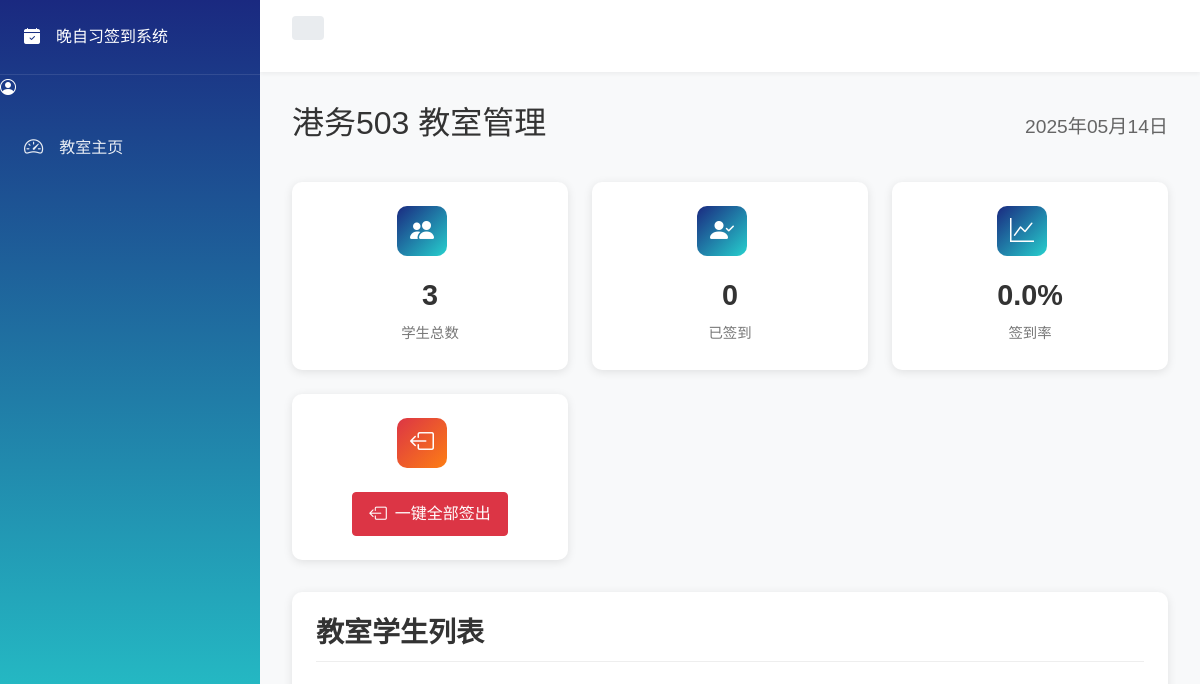
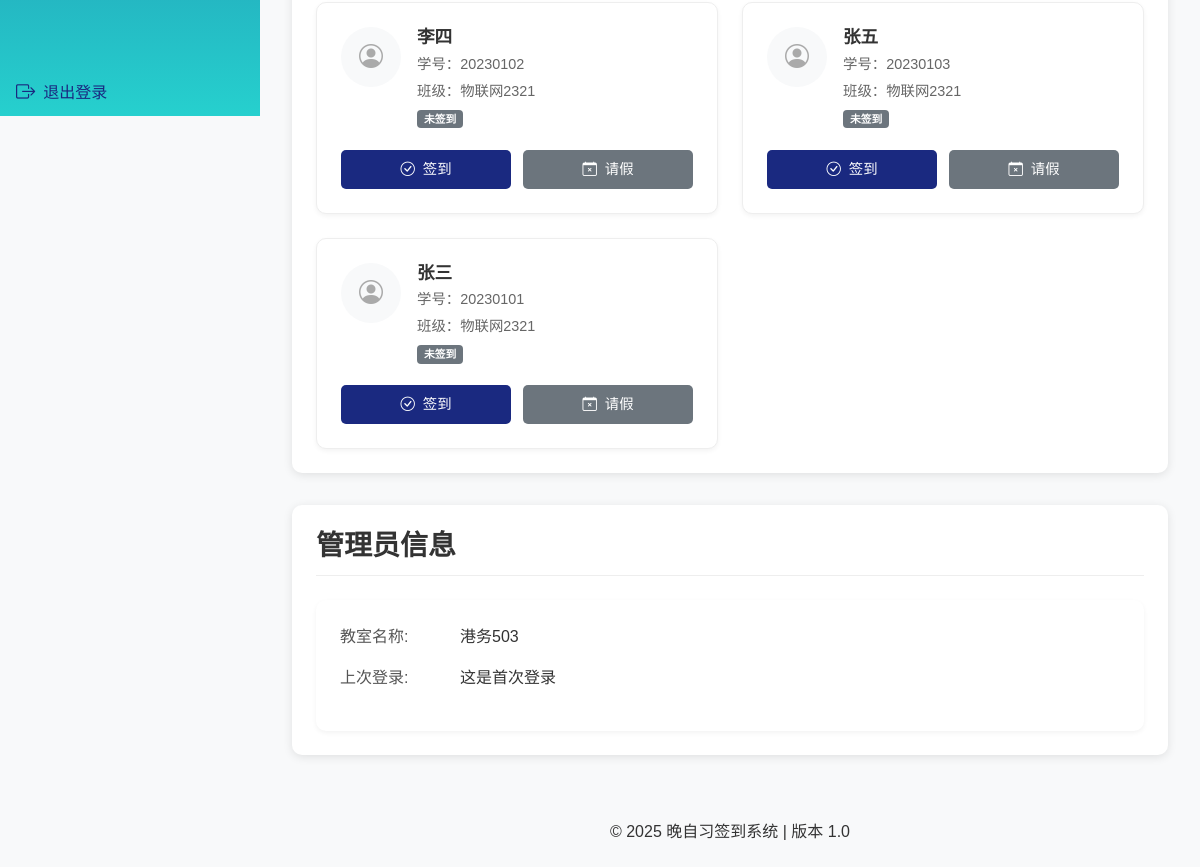
The page /classroom_admin (signed in) on the database as committed earlier (2 pictures, top to bottom).
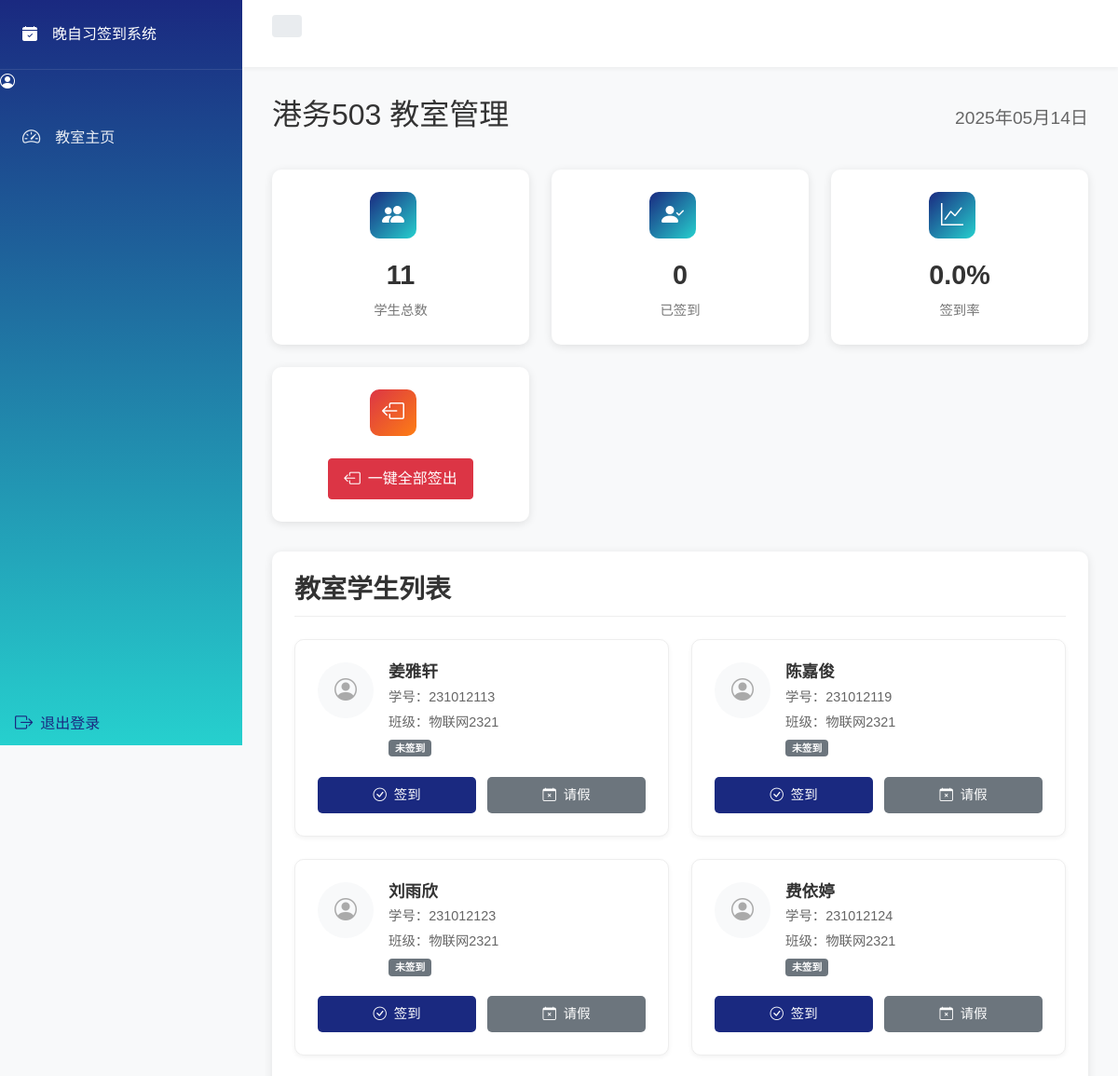
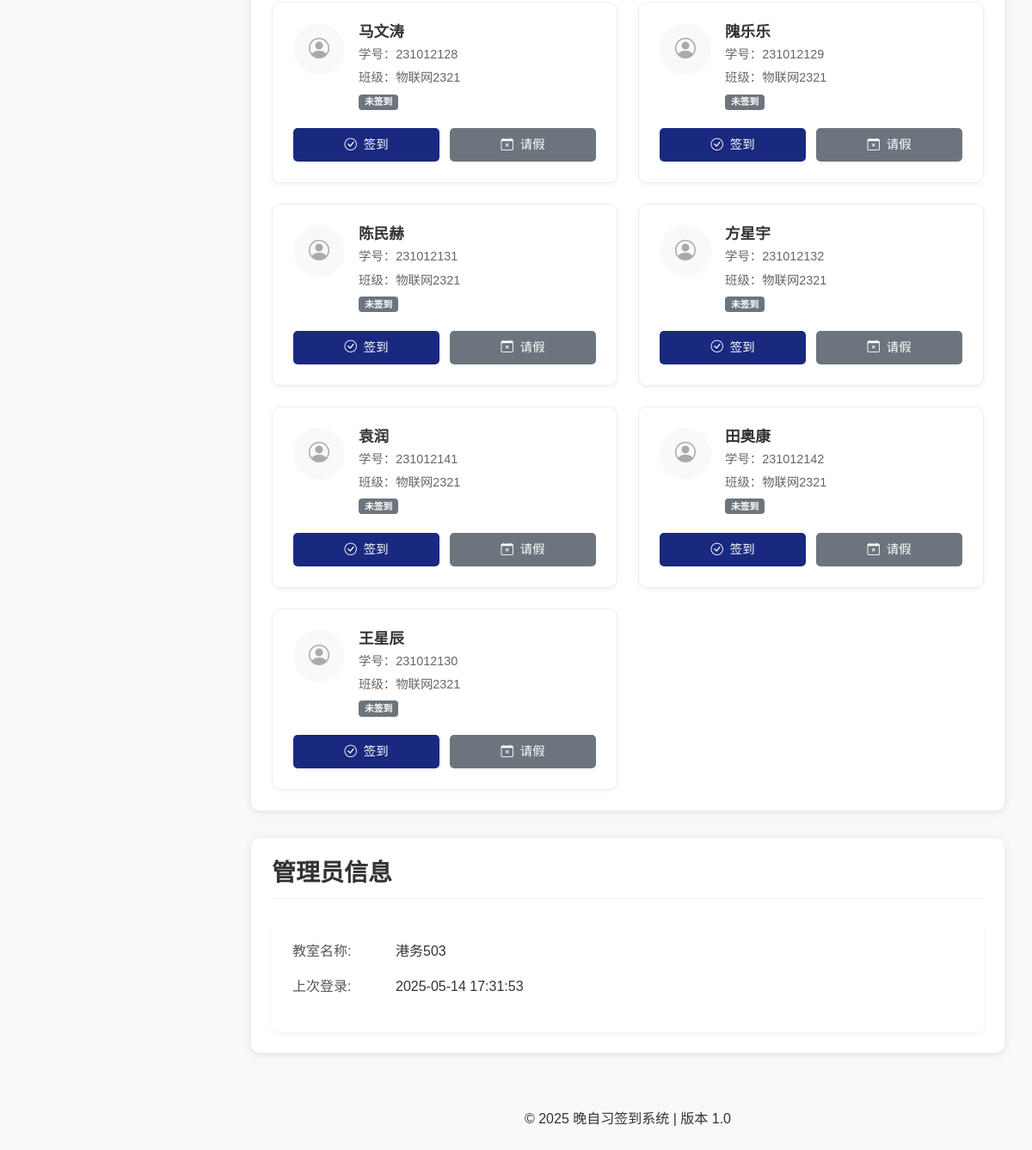
The same page on the database as committed later (2 pictures, top to bottom).
### models.py (models this page shows, shortened)
class User(db.Model, UserMixin):
    __tablename__ = 'users'
    id = db.Column(db.Integer, primary_key=True)
    username = db.Column(db.String(64), unique=True, nullable=False)  # 用户名/学号
    password_hash = db.Column(db.String(128), nullable=True)  # 修改为可为空
    name = db.Column(db.String(64))
    class_name = db.Column(db.String(64))
    classroom_location = db.Column(db.String(64))
    role = db.Column(db.String(32), default='student')  # student, teacher
    classroom_id = db.Column(db.Integer, db.ForeignKey('classroom_admins.id'))
    attendance_records = db.relationship('AttendanceRecord', backref='student', lazy=True)
    leave_records = db.relationship('LeaveRecord', backref='student', lazy=True,
                                   primaryjoin="User.id == LeaveRecord.student_id")

class ClassroomAdmin(db.Model, UserMixin):
    __tablename__ = 'classroom_admins'
    id = db.Column(db.Integer, primary_key=True)
    username = db.Column(db.String(50), unique=True, nullable=False)  # 教室账号，如 g503
    classroom_name = db.Column(db.String(50), nullable=False)  # 教室名称，如 G503
    password_hash = db.Column(db.String(128))
    password_text = db.Column(db.String(50))  # 明文密码，用于显示
    is_active = db.Column(db.Boolean, default=True)
    created_at = db.Column(db.DateTime, default=datetime.utcnow)
    last_login = db.Column(db.DateTime)
    role = 'classroom_admin'
    students = db.relationship('User', backref='classroom', lazy=True)

### app.py (the view)
@app.route('/classroom_admin')
@login_required
def classroom_admin_dashboard():
    if not isinstance(current_user, ClassroomAdmin):
        flash('无权访问教室管理员页面', 'danger')
        return redirect(url_for('index'))
    today = datetime.now().date()
    students = User.query.filter(
        User.role == 'student',
        db.func.upper(User.classroom_location) == db.func.upper(current_user.username)
    ).all()
    signed_in = db.session.query(User).join(
        AttendanceRecord, User.id == AttendanceRecord.student_id
    ).filter(
        db.func.upper(User.classroom_location) == db.func.upper(current_user.username),
        AttendanceRecord.date == today,
        AttendanceRecord.sign_in_time.isnot(None)
    ).count()
    total_students = len(students)
    signed_in_rate = round(signed_in / total_students * 100, 2) if total_students > 0 else 0
    return render_template('classroom_admin_dashboard.html',
                         classroom_name=current_user.classroom_name,
                         total_students=total_students,
                         signed_in=signed_in,
                         signed_in_rate=signed_in_rate,
                         students=students,
                         today=today)

### app.py (called while the page is built, shortened)
@login_manager.user_loader
def load_user(user_id):
    try:
        user_type, user_id = user_id.split('_')
        user_id = int(user_id)
        if user_type == 'user':
            return User.query.get(user_id)
        elif user_type == 'admin':
            return ClassroomAdmin.query.get(user_id)
    except ValueError:
        try:
            return User.query.get(int(user_id))
        except:
            logger.error(f"无法加载用户ID: {user_id}")
            return None
    except Exception as e:
        logger.error(f"加载用户时出错: {str(e)}")
        return None

@app.context_processor
def inject_now():
    return {'now': datetime.now()}

@app.context_processor
def inject_get_today_record():
    def get_today_record(student_id):
        today = datetime.now().date()
        attendance = AttendanceRecord.query.filter_by(
            student_id=student_id,
            date=today
        ).first()
        return attendance
    return {'get_today_record': get_today_record}

### templates/classroom_admin_dashboard.html (shortened to what the changed rows need)
{% extends 'base.html' %}
{% block content %}
<div class="dashboard-header">
    <h2>{{ classroom_name }} 教室管理</h2>
    <div class="today-date">{{ today.strftime('%Y年%m月%d日') }}</div>
</div>
<div class="dashboard-stats">
    <div class="stat-card">
        <div class="stat-content">
            <div class="stat-value">{{ total_students }}</div>
            <div class="stat-label">学生总数</div>
        </div>
    </div>
</div>
<div class="section">
    <div class="student-card-grid">
        {% for student in students %}
        <div class="student-card" data-student-id="{{ student.id }}">
            <div class="student-header">
                <div class="student-avatar">
                    <i class="bi bi-person-circle"></i>
                </div>
                <div class="student-info">
                    <h4>{{ student.name }}</h4>
                    <p class="student-id">学号：{{ student.username }}</p>
                    <p class="student-class">班级：{{ student.class_name }}</p>
                    <p class="student-status">
                        {% set today_record = get_today_record(student.id) %}
                        {% set today_absence = get_today_absence(student.id) %}
                        {% if today_absence %}
                            <span class="badge badge-info">已请假</span>
                        {% elif today_record and today_record.sign_out_time %}
                            <span class="badge badge-danger">已签出</span>
                        {% elif today_record and today_record.sign_in_time %}
                            <span class="badge badge-success">已签到</span>
                        {% else %}
                            <span class="badge badge-secondary">未签到</span>
                        {% endif %}
                    </p>
                </div>
            </div>
            <div class="student-actions">
                {% set today_record = get_today_record(student.id) %}
                {% set today_absence = get_today_absence(student.id) %}
                {% if today_absence %}
                    <div class="action-btn disabled">
                        <i class="bi bi-calendar-check"></i>
                        已请假({{ today_absence.absence_type }})
                    </div>
                {% elif today_record and today_record.sign_out_time %}
                    <div class="action-btn disabled">
                        <i class="bi bi-check-circle-fill"></i>
                        已签出
                    </div>
                {% else %}
                    <button class="action-btn signin-btn" onclick="handleSignIn('{{ student.id }}')">
                        <i class="bi bi-check-circle"></i>
                        签到
                    </button>
                    <button class="action-btn absence-btn" onclick="handleAbsence('{{ student.id }}', '{{ student.name }}')">
                        <i class="bi bi-calendar-x"></i>
                        请假
                    </button>
                {% endif %}
            </div>
        </div>
        {% else %}
        <div class="no-students">
            <i class="bi bi-exclamation-circle"></i>
            <p>暂无学生关联到该教室</p>
        </div>
        {% endfor %}
    </div>
</div>
<div class="section">
    <div class="admin-info-card">
        <div class="info-group">
            <div class="info-label">教室名称:</div>
            <div class="info-value">{{ classroom_name }}</div>
        </div>
        <div class="info-group">
            <div class="info-label">上次登录:</div>
            <div class="info-value">
                {% if current_user.last_login %}
                {{ current_user.last_login.strftime('%Y-%m-%d %H:%M:%S') }}
                {% else %}
                这是首次登录
                {% endif %}
            </div>
        </div>
    </div>
</div>
{% endblock %}

Rows that differ between the two databases and show on the page:
removed User: name "李四", username "20230102", class_name "物联网2321"
removed User: name "张五", username "20230103", class_name "物联网2321"
no longer on this page (row edited): User: name "张三", username "20230101", class_name "物联网2321"
changed ClassroomAdmin "港务503": last_login (not shown) → "2025-05-14 17:31:53"
added User: name "姜雅轩", username "231012113", class_name "物联网2321"
now on this page (row edited): User: name "陈嘉俊", username "231012119", class_name "物联网2321"
now on this page (row edited): User: name "刘雨欣", username "231012123", class_name "物联网2321"
now on this page (row edited): User: name "费依婷", username "231012124", class_name "物联网2321"
now on this page (row edited): User: name "马文涛", username "231012128", class_name "物联网2321"
now on this page (row edited): User: name "隗乐乐", username "231012129", class_name "物联网2321"
added User: name "陈民赫", username "231012131", class_name "物联网2321"
now on this page (row edited): User: name "方星宇", username "231012132", class_name "物联网2321"
now on this page (row edited): User: name "袁润", username "231012141", class_name "物联网2321"
now on this page (row edited): User: name "田奥康", username "231012142", class_name "物联网2321"
now on this page (row edited): User: name "王星辰", username "231012130", class_name "物联网2321"
Other text that changed with them:
{{ total_students }}: "3" → "11"
text no longer shown: "这是首次登录"
